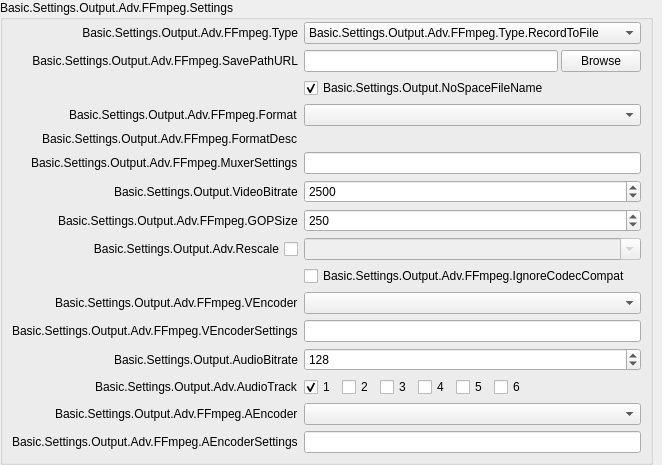
                          <widget class="QWidget" name="scrollAreaWidgetContents_8">
                           <property name="geometry">
                            <rect>
                             <x>0</x>
                             <y>0</y>
                             <width>662</width>
                             <height>465</height>
                            </rect>
                           </property>
                           <layout class="QVBoxLayout" name="verticalLayout_27">
                            <property name="leftMargin">
                             <number>0</number>
                            </property>
                            <property name="topMargin">
                             <number>0</number>
                            </property>
                            <property name="rightMargin">
                             <number>9</number>
                            </property>
                            <property name="bottomMargin">
                             <number>0</number>
                            </property>
                            <item>
                             <widget class="QGroupBox" name="advOutRecFFmpeg">
                              <property name="title">
                               <string>Basic.Settings.Output.Adv.FFmpeg.Settings</string>
                              </property>
                              <layout class="QFormLayout" name="formLayout_7">
                               <property name="fieldGrowthPolicy">
                                <enum>QFormLayout::AllNonFixedFieldsGrow</enum>
                               </property>
                               <property name="labelAlignment">
                                <set>Qt::AlignRight|Qt::AlignTrailing|Qt::AlignVCenter</set>
                               </property>
                               <property name="leftMargin">
                                <number>9</number>
                               </property>
                               <property name="topMargin">
                                <number>2</number>
                               </property>
                               <property name="rightMargin">
                                <number>9</number>
                               </property>
                               <property name="bottomMargin">
                                <number>9</number>
                               </property>
                               <item row="0" column="0">
                                <widget class="QLabel" name="label_48">
                                 <property name="sizePolicy">
                                  <sizepolicy hsizetype="Preferred" vsizetype="Expanding">
                                   <horstretch>0</horstretch>
                                   <verstretch>0</verstretch>
                                  </sizepolicy>
                                 </property>
                                 <property name="minimumSize">
                                  <size>
                                   <width>170</width>
                                   <height>0</height>
                                  </size>
                                 </property>
                                 <property name="text">
                                  <string>Basic.Settings.Output.Adv.FFmpeg.Type</string>
                                 </property>
                                 <property name="alignment">
                                  <set>Qt::AlignRight|Qt::AlignTrailing|Qt::AlignVCenter</set>
                                 </property>
                                </widget>
                               </item>
                               <item row="0" column="1">
                                <widget class="QComboBox" name="advOutFFType">
                                 <item>
                                  <property name="text">
                                   <string>Basic.Settings.Output.Adv.FFmpeg.Type.RecordToFile</string>
                                  </property>
                                 </item>
                                 <item>
                                  <property name="text">
                                   <string>Basic.Settings.Output.Adv.FFmpeg.Type.URL</string>
                                  </property>
                                 </item>
                                </widget>
                               </item>
                               <item row="1" column="0">
                                <widget class="QLabel" name="label_36">
                                 <property name="sizePolicy">
                                  <sizepolicy hsizetype="Preferred" vsizetype="Expanding">
                                   <horstretch>0</horstretch>
                                   <verstretch>0</verstretch>
                                  </sizepolicy>
                                 </property>
                                 <property name="minimumSize">
                                  <size>
                                   <width>170</width>
                                   <height>0</height>
                                  </size>
                                 </property>
                                 <property name="text">
                                  <string>Basic.Settings.Output.Adv.FFmpeg.SavePathURL</string>
                                 </property>
                                 <property name="alignment">
                                  <set>Qt::AlignRight|Qt::AlignTrailing|Qt::AlignVCenter</set>
                                 </property>
                                </widget>
                               </item>
                               <item row="1" column="1">
                                <widget class="QStackedWidget" name="stackedWidget_2">
                                 <property name="sizePolicy">
                                  <sizepolicy hsizetype="Preferred" vsizetype="Maximum">
                                   <horstretch>0</horstretch>
                                   <verstretch>0</verstretch>
                                  </sizepolicy>
                                 </property>
                                 <property name="currentIndex">
                                  <number>0</number>
                                 </property>
                                 <widget class="QWidget" name="page_7">
                                  <property name="sizePolicy">
                                   <sizepolicy hsizetype="Preferred" vsizetype="Maximum">
                                    <horstretch>0</horstretch>
                                    <verstretch>0</verstretch>
                                   </sizepolicy>
                                  </property>
                                  <layout class="QHBoxLayout" name="horizontalLayout_27">
                                   <property name="spacing">
                                    <number>3</number>
                                   </property>
                                   <property name="leftMargin">
                                    <number>0</number>
                                   </property>
                                   <property name="topMargin">
                                    <number>0</number>
                                   </property>
                                   <property name="rightMargin">
                                    <number>0</number>
                                   </property>
                                   <property name="bottomMargin">
                                    <number>0</number>
                                   </property>
                                   <item>
                                    <widget class="QLineEdit" name="advOutFFRecPath">
                                     <property name="readOnly">
                                      <bool>true</bool>
                                     </property>
                                    </widget>
                                   </item>
                                   <item>
                                    <widget class="QPushButton" name="advOutFFPathBrowse">
                                     <property name="text">
                                      <string>Browse</string>
                                     </property>
                                    </widget>
                                   </item>
                                  </layout>
                                 </widget>
                                 <widget class="QWidget" name="page_8">
                                  <property name="sizePolicy">
                                   <sizepolicy hsizetype="Preferred" vsizetype="Maximum">
                                    <horstretch>0</horstretch>
                                    <verstretch>0</verstretch>
                                   </sizepolicy>
                                  </property>
                                  <layout class="QHBoxLayout" name="horizontalLayout_30">
                                   <property name="spacing">
                                    <number>0</number>
                                   </property>
                                   <property name="leftMargin">
                                    <number>0</number>
                                   </property>
                                   <property name="topMargin">
                                    <number>0</number>
                                   </property>
                                   <property name="rightMargin">
                                    <number>0</number>
                                   </property>
                                   <property name="bottomMargin">
                                    <number>0</number>
                                   </property>
                                   <item>
                                    <widget class="QLineEdit" name="advOutFFURL">
                                     <property name="enabled">
                                      <bool>true</bool>
                                     </property>
                                    </widget>
                                   </item>
                                  </layout>
                                 </widget>
                                </widget>
                               </item>
                               <item row="2" column="1">
                                <widget class="QCheckBox" name="advOutFFNoSpace">
                                 <property name="text">
                                  <string>Basic.Settings.Output.NoSpaceFileName</string>
                                 </property>
                                 <property name="checked">
                                  <bool>true</bool>
                                 </property>
                                </widget>
                               </item>
                               <item row="3" column="0">
                                <widget class="QLabel" name="label_16">
                                 <property name="text">
                                  <string>Basic.Settings.Output.Adv.FFmpeg.Format</string>
                                 </property>
                                </widget>
                               </item>
                               <item row="3" column="1">
                                <widget class="QComboBox" name="advOutFFFormat"/>
                               </item>
                               <item row="4" column="0">
                                <widget class="QLabel" name="label_44">
                                 <property name="text">
                                  <string>Basic.Settings.Output.Adv.FFmpeg.FormatDesc</string>
                                 </property>
                                </widget>
                               </item>
                               <item row="4" column="1">
                                <widget class="QLabel" name="advOutFFFormatDesc">
                                 <property name="text">
                                  <string/>
                                 </property>
                                </widget>
                               </item>
                               <item row="5" column="0">
                                <widget class="QLabel" name="label_1337">
                                 <property name="text">
                                  <string>Basic.Settings.Output.Adv.FFmpeg.MuxerSettings</string>
                                 </property>
                                </widget>
                               </item>
                               <item row="5" column="1">
                                <widget class="QLineEdit" name="advOutFFMCfg"/>
                               </item>
                               <item row="6" column="0">
                                <widget class="QLabel" name="label_40">
                                 <property name="text">
                                  <string>Basic.Settings.Output.VideoBitrate</string>
                                 </property>
                                </widget>
                               </item>
                               <item row="6" column="1">
                                <widget class="QSpinBox" name="advOutFFVBitrate">
                                 <property name="minimum">
                                  <number>0</number>
                                 </property>
                                 <property name="maximum">
                                  <number>1000000000</number>
                                 </property>
                                 <property name="value">
                                  <number>2500</number>
                                 </property>
                                </widget>
                               </item>
                               <item row="7" column="0">
                                <widget class="QLabel" name="label_63">
                                 <property name="text">
                                  <string>Basic.Settings.Output.Adv.FFmpeg.GOPSize</string>
                                 </property>
                                </widget>
                               </item>
                               <item row="7" column="1">
                                <widget class="QSpinBox" name="advOutFFVGOPSize">
                                 <property name="maximum">
                                  <number>1000000000</number>
                                 </property>
                                 <property name="value">
                                  <number>250</number>
                                 </property>
                                </widget>
                               </item>
                               <item row="8" column="0">
                                <widget class="QCheckBox" name="advOutFFUseRescale">
                                 <property name="sizePolicy">
                                  <sizepolicy hsizetype="Minimum" vsizetype="Expanding">
                                   <horstretch>0</horstretch>
                                   <verstretch>0</verstretch>
                                  </sizepolicy>
                                 </property>
                                 <property name="layoutDirection">
                                  <enum>Qt::RightToLeft</enum>
                                 </property>
                                 <property name="text">
                                  <string>Basic.Settings.Output.Adv.Rescale</string>
                                 </property>
                                </widget>
                               </item>
                               <item row="8" column="1">
                                <widget class="QComboBox" name="advOutFFRescale">
                                 <property name="enabled">
                                  <bool>false</bool>
                                 </property>
                                 <property name="editable">
                                  <bool>true</bool>
                                 </property>
                                </widget>
                               </item>
                               <item row="9" column="1">
                                <widget class="QCheckBox" name="advOutFFIgnoreCompat">
                                 <property name="text">
                                  <string>Basic.Settings.Output.Adv.FFmpeg.IgnoreCodecCompat</string>
                                 </property>
                                </widget>
                               </item>
                               <item row="10" column="0">
                                <widget class="QLabel" name="label_37">
                                 <property name="text">
                                  <string>Basic.Settings.Output.Adv.FFmpeg.VEncoder</string>
                                 </property>
                                </widget>
                               </item>
                               <item row="10" column="1">
                                <widget class="QComboBox" name="advOutFFVEncoder"/>
                               </item>
                               <item row="11" column="0">
                                <widget class="QLabel" name="label_38">
                                 <property name="text">
                                  <string>Basic.Settings.Output.Adv.FFmpeg.VEncoderSettings</string>
                                 </property>
                                </widget>
                               </item>
                               <item row="11" column="1">
                                <widget class="QLineEdit" name="advOutFFVCfg"/>
                               </item>
                               <item row="12" column="0">
                                <widget class="QLabel" name="label_41">
                                 <property name="text">
                                  <string>Basic.Settings.Output.AudioBitrate</string>
                                 </property>
                                </widget>
                               </item>
                               <item row="12" column="1">
                                <widget class="QSpinBox" name="advOutFFABitrate">
                                 <property name="minimum">
                                  <number>32</number>
                                 </property>
                                 <property name="maximum">
                                  <number>4096</number>
                                 </property>
                                 <property name="singleStep">
                                  <number>16</number>
                                 </property>
                                 <property name="value">
                                  <number>128</number>
                                 </property>
                                </widget>
                               </item>
                               <item row="13" column="0">
                                <widget class="QLabel" name="label_47">
                                 <property name="text">
                                  <string>Basic.Settings.Output.Adv.AudioTrack</string>
                                 </property>
                                </widget>
                               </item>
                               <item row="13" column="1">
                                <widget class="QFrame" name="widget_10">
                                 <property name="sizePolicy">
                                  <sizepolicy hsizetype="Maximum" vsizetype="Preferred">
                                   <horstretch>0</horstretch>
                                   <verstretch>0</verstretch>
                                  </sizepolicy>
                                 </property>
                                 <layout class="QHBoxLayout" name="horizontalLayout_26">
                                  <property name="leftMargin">
                                   <number>0</number>
                                  </property>
                                  <property name="topMargin">
                                   <number>0</number>
                                  </property>
                                  <property name="rightMargin">
                                   <number>0</number>
                                  </property>
                                  <property name="bottomMargin">
                                   <number>0</number>
                                  </property>
                                  <item>
                                   <widget class="QCheckBox" name="advOutFFTrack1">
                                    <property name="text">
                                     <string notr="true">1</string>
                                    </property>
                                    <property name="checked">
                                     <bool>true</bool>
                                    </property>
                                   </widget>
                                  </item>
                                  <item>
                                   <widget class="QCheckBox" name="advOutFFTrack2">
                                    <property name="text">
                                     <string notr="true">2</string>
                                    </property>
                                   </widget>
                                  </item>
                                  <item>
                                   <widget class="QCheckBox" name="advOutFFTrack3">
                                    <property name="text">
                                     <string notr="true">3</string>
                                    </property>
                                   </widget>
                                  </item>
                                  <item>
                                   <widget class="QCheckBox" name="advOutFFTrack4">
                                    <property name="text">
                                     <string notr="true">4</string>
                                    </property>
                                   </widget>
                                  </item>
                                  <item>
                                   <widget class="QCheckBox" name="advOutFFTrack5">
                                    <property name="text">
                                     <string notr="true">5</string>
                                    </property>
                                   </widget>
                                  </item>
                                  <item>
                                   <widget class="QCheckBox" name="advOutFFTrack6">
                                    <property name="text">
                                     <string notr="true">6</string>
                                    </property>
                                   </widget>
                                  </item>
                                 </layout>
                                </widget>
                               </item>
                               <item row="14" column="0">
                                <widget class="QLabel" name="label_39">
                                 <property name="text">
                                  <string>Basic.Settings.Output.Adv.FFmpeg.AEncoder</string>
                                 </property>
                                </widget>
                               </item>
                               <item row="14" column="1">
                                <widget class="QComboBox" name="advOutFFAEncoder"/>
                               </item>
                               <item row="15" column="0">
                                <widget class="QLabel" name="label_46">
                                 <property name="text">
                                  <string>Basic.Settings.Output.Adv.FFmpeg.AEncoderSettings</string>
                                 </property>
                                </widget>
                               </item>
                               <item row="15" column="1">
                                <widget class="QLineEdit" name="advOutFFACfg"/>
                               </item>
                              </layout>
                             </widget>
                            </item>
                            <item>
                             <spacer name="verticalSpacer_6">
                              <property name="orientation">
                               <enum>Qt::Vertical</enum>
                              </property>
                              <property name="sizeHint" stdset="0">
                               <size>
                                <width>20</width>
                                <height>40</height>
                               </size>
                              </property>
                             </spacer>
                            </item>
                           </layout>
                          </widget>
